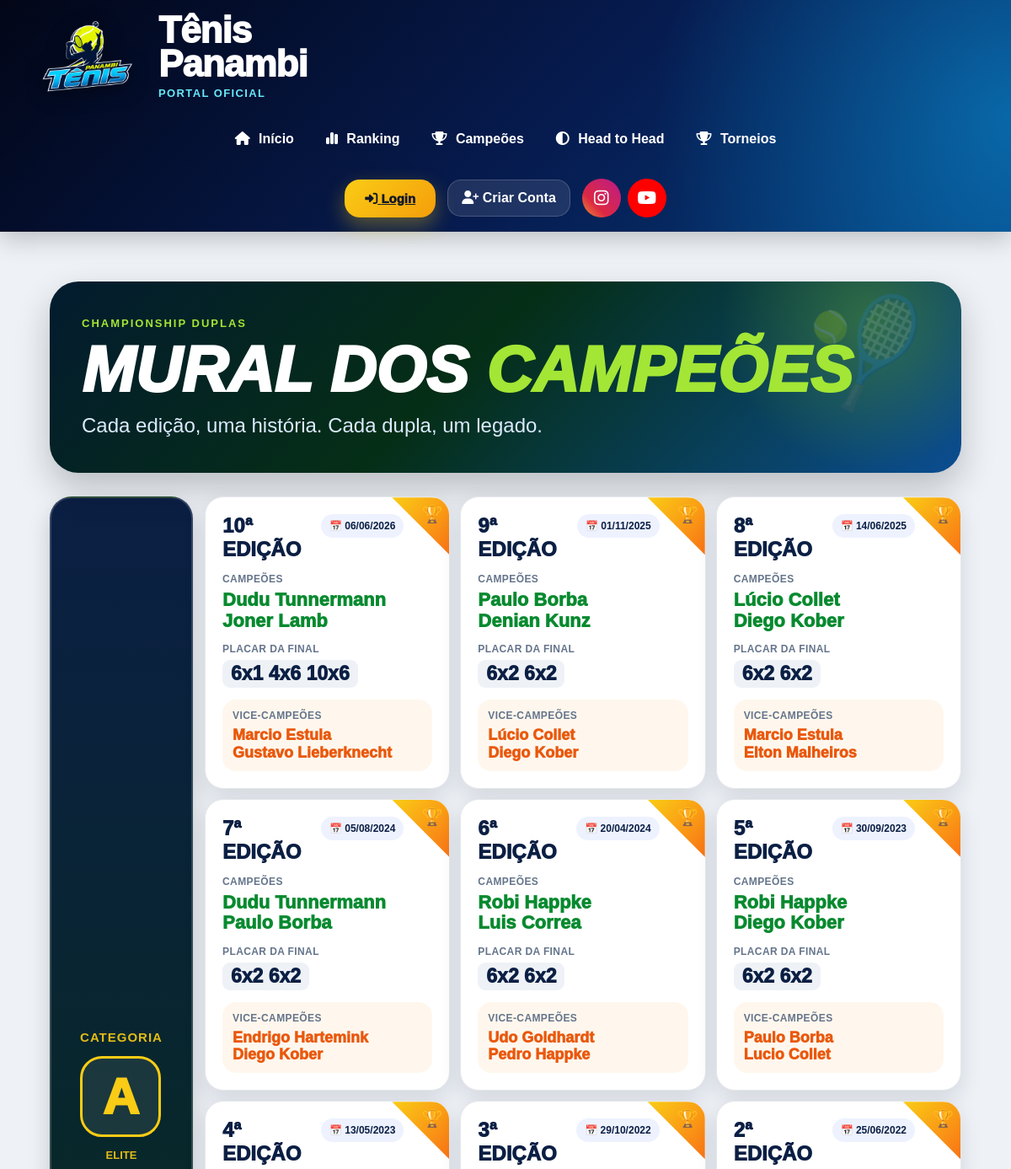
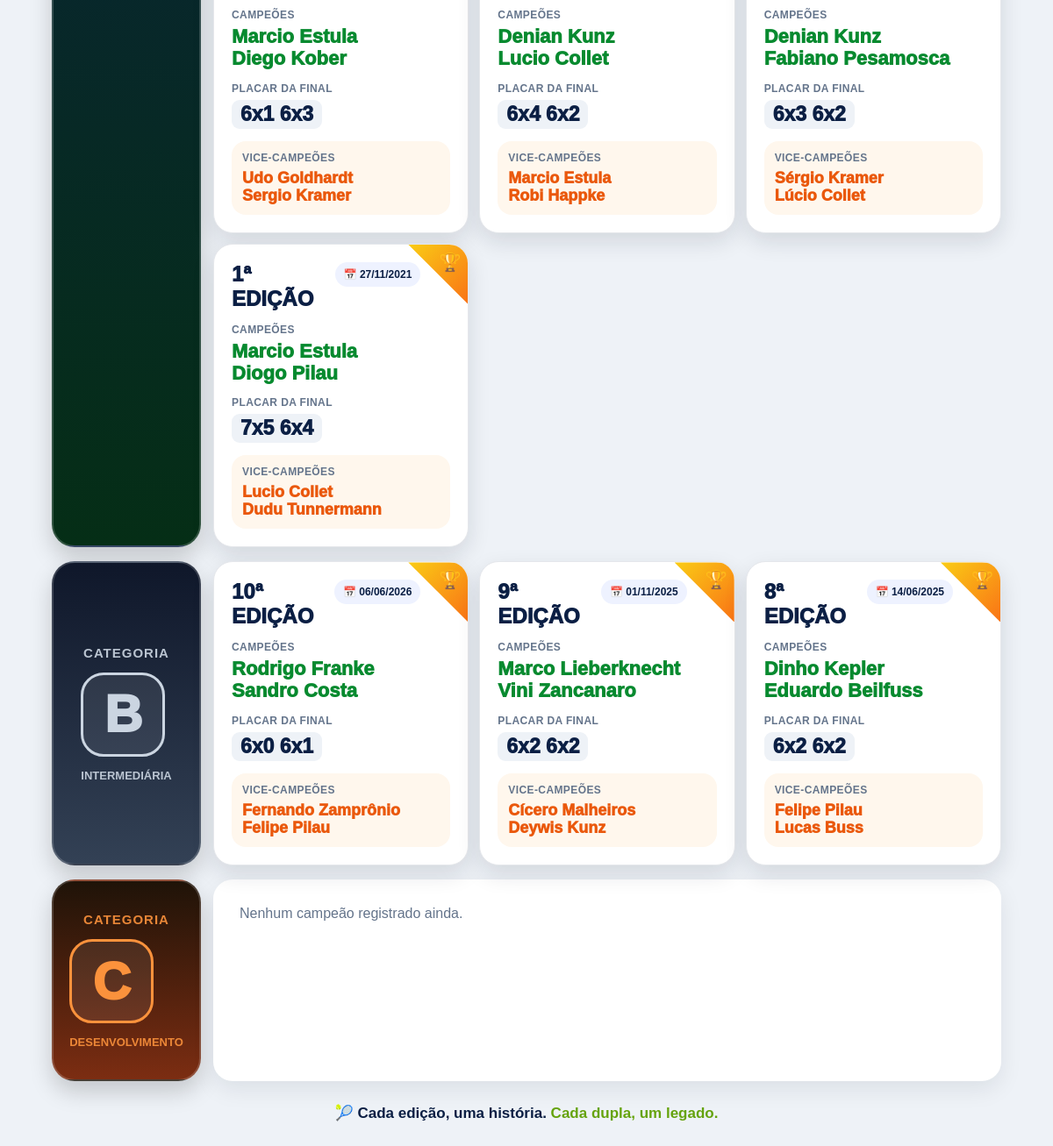
/mural-campeoes/, run on an earlier commit of the app's database (2 pictures, top to bottom).
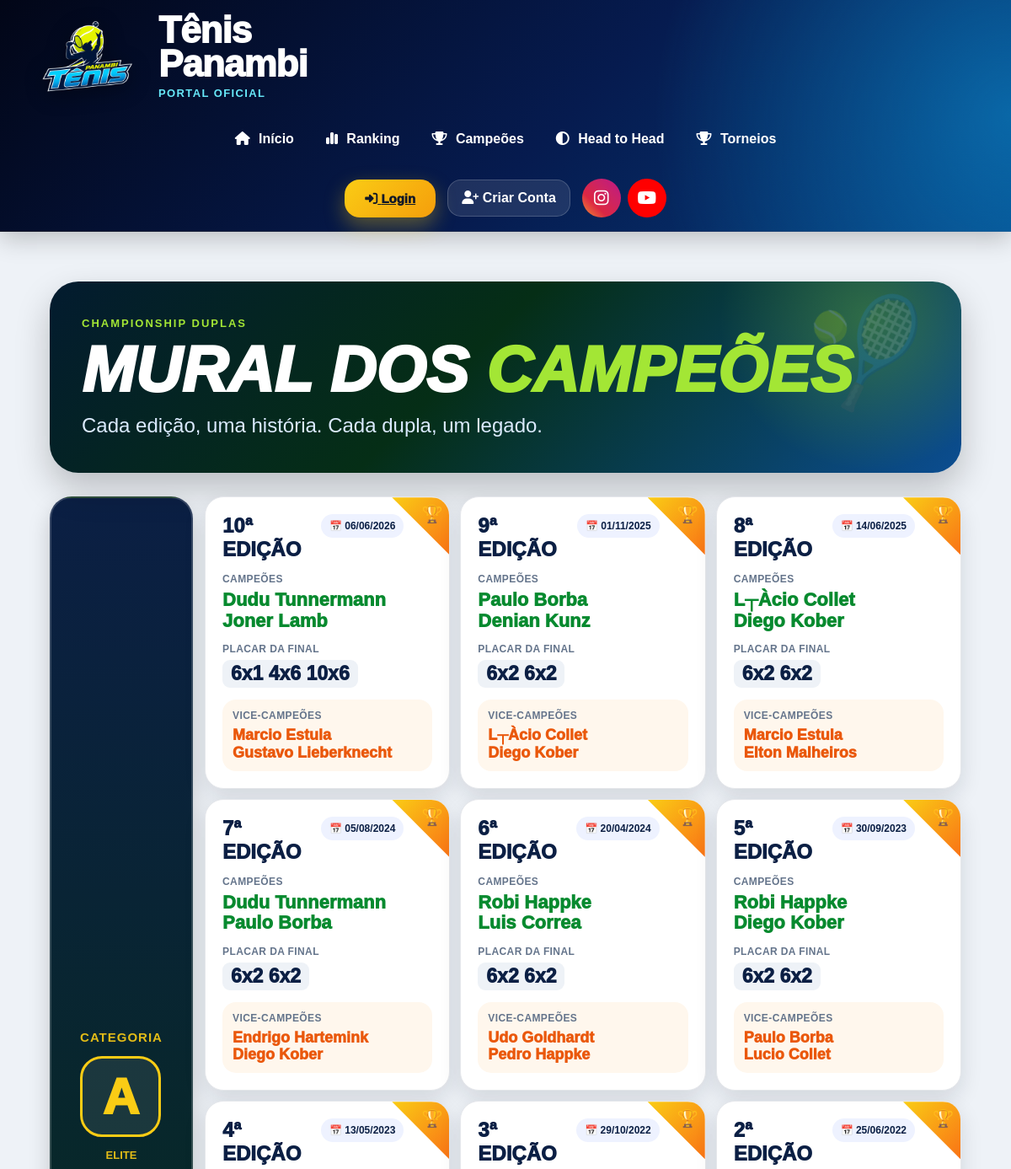
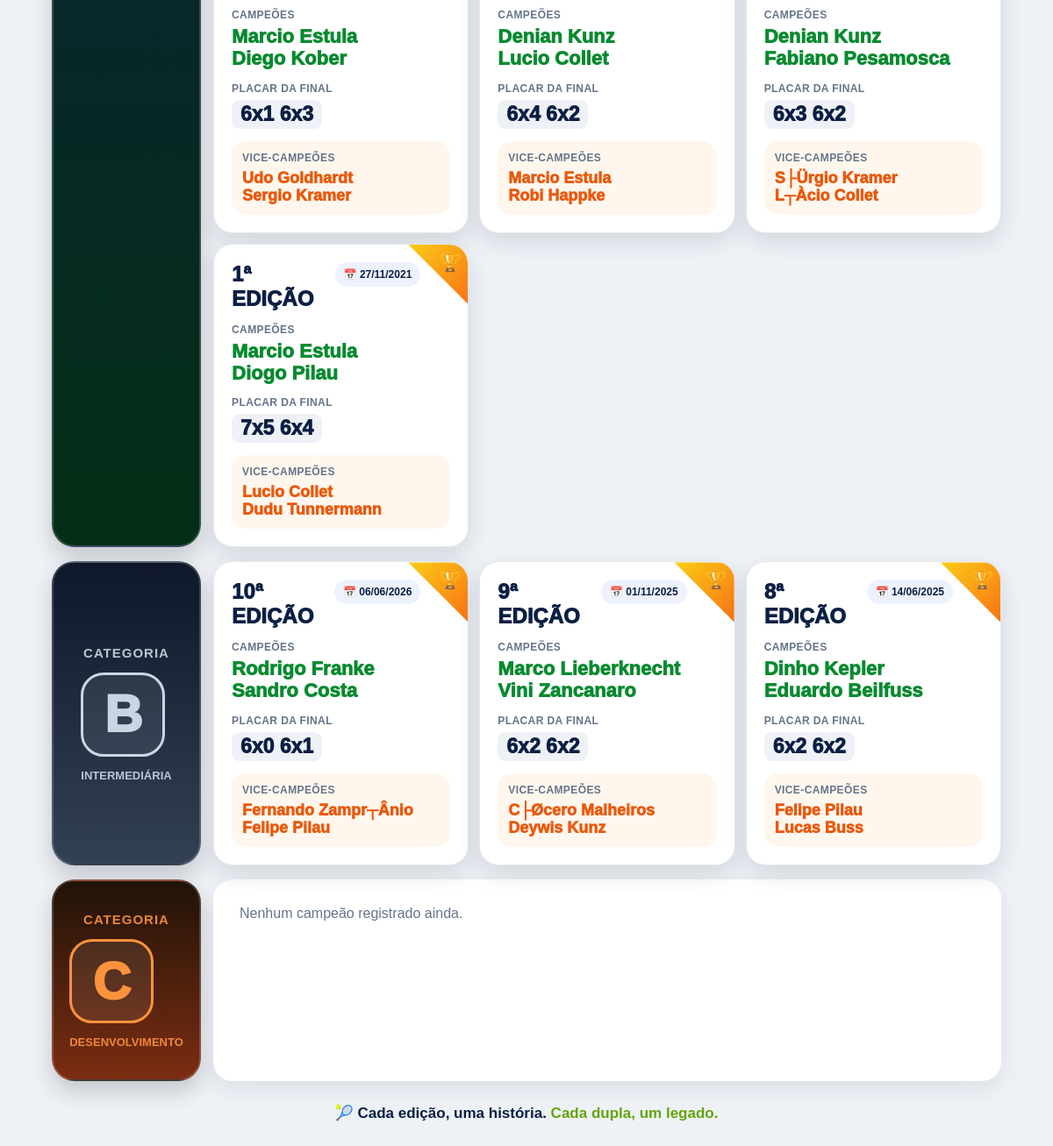
And on a later commit of the database (2 pictures, top to bottom).
### core/models.py (models this page shows, shortened)
class CampeaoTorneio(models.Model):
    CATEGORIAS = [
        ('A', 'Categoria A'),
        ('B', 'Categoria B'),
        ('C', 'Categoria C'),
    ]
    categoria = models.CharField(
        max_length=1,
        choices=CATEGORIAS
    )
    edicao = models.IntegerField()
    data_final = models.DateField()
    campeao_1 = models.CharField(
        max_length=100
    )
    campeao_2 = models.CharField(
        max_length=100
    )
    finalista_1 = models.CharField(
        max_length=100
    )
    finalista_2 = models.CharField(
        max_length=100
    )
    placar = models.CharField(
        max_length=50
    )
    observacoes = models.TextField(
        blank=True,
        null=True
    )
    criado_em = models.DateTimeField(
        auto_now_add=True
    )
    class Meta:
        ordering = [
            'categoria',
            '-edicao'
        ]

### core/views.py (the view)
def mural_campeoes(request):
    campeoes_a = CampeaoTorneio.objects.filter(
        categoria='A'
    ).order_by('-edicao')
    campeoes_b = CampeaoTorneio.objects.filter(
        categoria='B'
    ).order_by('-edicao')
    campeoes_c = CampeaoTorneio.objects.filter(
        categoria='C'
    ).order_by('-edicao')
    return render(
        request,
        'jogador/mural_campeoes.html',
        {
            'campeoes_a': campeoes_a,
            'campeoes_b': campeoes_b,
            'campeoes_c': campeoes_c,
        }
    )

### core/templates/jogador/mural_campeoes.html (shortened to what the changed rows need)
{% extends 'base/base.html' %}
{% block content %}
<div class="mural-page">
    <div class="mural-hero">
        <h1>Mural dos <span>Campeões</span></h1>
    </div>
    <div class="categoria-row">
        <div class="campeoes-track">
            {% for item in campeoes_a %}
                <div class="champ-card">
                    <div class="champ-top">
                        <div class="edicao">
                            {{ item.edicao }}ª edição
                        </div>
                        <div class="date-pill">
                            📅 {{ item.data_final|date:"d/m/Y" }}
                        </div>
                    </div>
                    <div class="small-label">Campeões</div>
                    <div class="champions">
                        {{ item.campeao_1 }}<br>
                        {{ item.campeao_2 }}
                    </div>
                    <div class="score-area">
                        <div class="small-label">Placar da final</div>
                        <div class="score-list">
                            {% for set in item.placar.splitlines %}
                                <span class="score-chip">{{ set }}</span>
                            {% empty %}
                                <span class="score-chip">{{ item.placar }}</span>
                            {% endfor %}
                        </div>
                    </div>
                    <div class="vice-box">
                        <div class="small-label">Vice-campeões</div>
                        <div class="vice-names">
                            {{ item.finalista_1 }}<br>
                            {{ item.finalista_2 }}
                        </div>
                    </div>
                </div>
            {% empty %}
                <div class="empty-card">
                    Nenhum campeão registrado ainda.
                </div>
            {% endfor %}
        </div>
    </div>
    <div class="categoria-row">
        <div class="campeoes-track">
            {% for item in campeoes_b %}
                <div class="champ-card">
                    <div class="champ-top">
                        <div class="edicao">
                            {{ item.edicao }}ª edição
                        </div>
                        <div class="date-pill">
                            📅 {{ item.data_final|date:"d/m/Y" }}
                        </div>
                    </div>
                    <div class="small-label">Campeões</div>
                    <div class="champions">
                        {{ item.campeao_1 }}<br>
                        {{ item.campeao_2 }}
                    </div>
                    <div class="score-area">
                        <div class="small-label">Placar da final</div>
                        <div class="score-list">
                            {% for set in item.placar.splitlines %}
                                <span class="score-chip">{{ set }}</span>
                            {% empty %}
                                <span class="score-chip">{{ item.placar }}</span>
                            {% endfor %}
                        </div>
                    </div>
                    <div class="vice-box">
                        <div class="small-label">Vice-campeões</div>
                        <div class="vice-names">
                            {{ item.finalista_1 }}<br>
                            {{ item.finalista_2 }}
                        </div>
                    </div>
                </div>
            {% empty %}
                <div class="empty-card">
                    Nenhum campeão registrado ainda.
                </div>
            {% endfor %}
        </div>
    </div>
</div>
{% endblock %}

What changed in the data, as far as the page shows it:
changed CampeaoTorneio (number 2 of 13 on the later page): finalista_1 "Lúcio Collet" → "L┬Àcio Collet"
changed CampeaoTorneio "Elton Malheiros": campeao_1 "Lúcio Collet" → "L┬Àcio Collet"
changed CampeaoTorneio "Fabiano Pesamosca": finalista_1 "Sérgio Kramer" → "S├Ürgio Kramer"; finalista_2 "Lúcio Collet" → "L┬Àcio Collet"
changed CampeaoTorneio "Rodrigo Franke": finalista_1 "Fernando Zamprônio" → "Fernando Zampr┬Ânio"
changed CampeaoTorneio "Marco Lieberknecht": finalista_1 "Cícero Malheiros" → "C├Øcero Malheiros"
